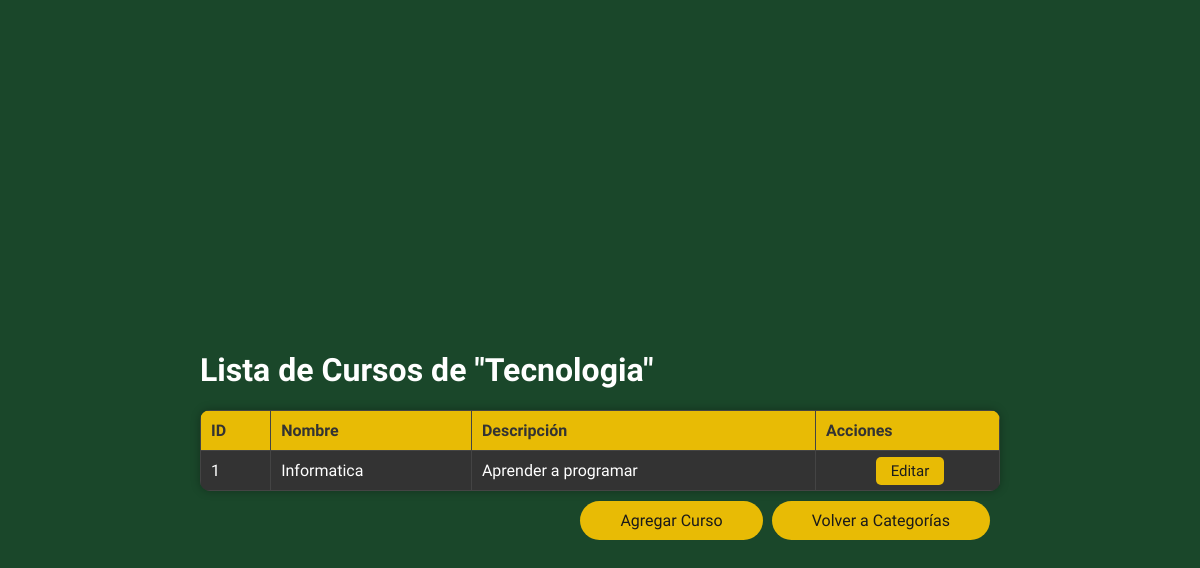
/cursos/1, run on an earlier commit of the app's database.
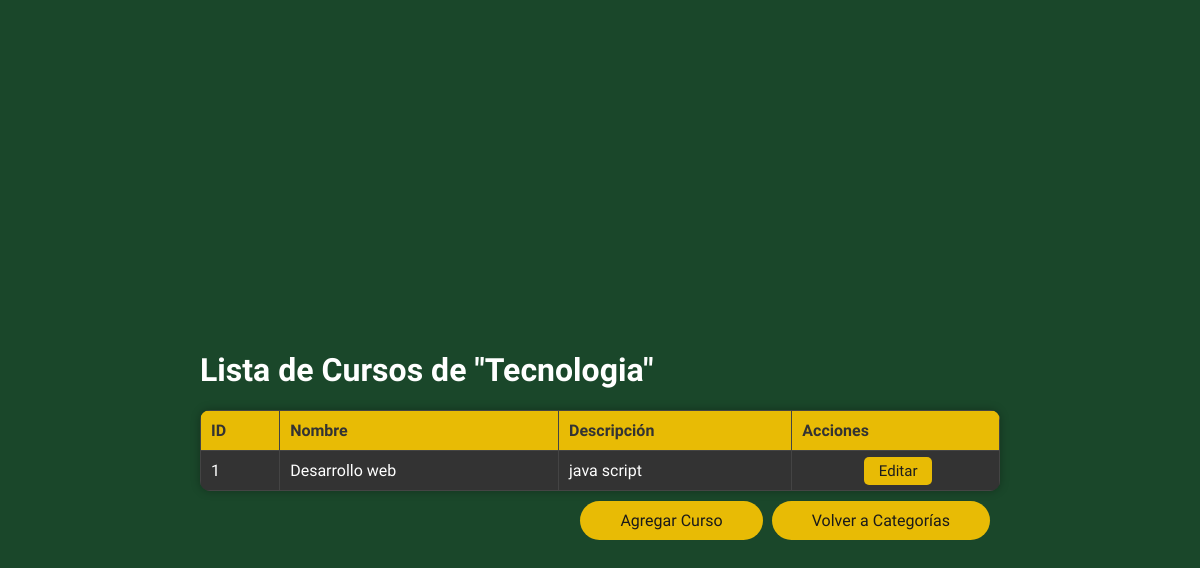
And on a later commit of the database.
### tables this page shows
CREATE TABLE Curso (
    id_curso INTEGER PRIMARY KEY AUTOINCREMENT,
    nombre_curso VARCHAR(200) NOT NULL,
    descripcion TEXT NOT NULL,
    id_categoria INTEGER,
    FOREIGN KEY(id_categoria) REFERENCES Categoria(id_categoria) ON DELETE RESTRICT
);

### app/views_P.py (the view)
@app.route('/cursos/<int:id_categoria>')
def cursos(id_categoria):
    conn = get_db()
    cursor = conn.execute('SELECT nombre FROM Categoria WHERE id_categoria = ?', (id_categoria,))
    categoria = cursor.fetchone()
    cursor = conn.execute('SELECT * FROM Curso WHERE id_categoria = ?', (id_categoria,))
    cursos = cursor.fetchall()
    conn.close()
    if categoria:
        nombre_categoria = categoria['nombre']
    else:
        nombre_categoria = 'Categoría no encontrada'
    return render_template('cursos.html', cursos=cursos, id_categoria=id_categoria, nombre_categoria=nombre_categoria)

### app/views_P.py (called while the page is built)
def get_db():
    db = getattr(g, '_database', None)
    if db is None:
        db = g._database = sqlite3.connect(DATABASE)
        db.row_factory = sqlite3.Row
    return db

@app.teardown_appcontext
def close_connection(exception):
    db = getattr(g, '_database', None)
    if db is not None:
        db.close()

### app/templates/cursos.html (shortened to what this page needs)
<!DOCTYPE html>
<html lang="es">
<head>
    <link rel="stylesheet" href="{{ url_for('static', filename='styles.css') }}">
</head>
<body>
    <div class="categorias-container">
        <h1>Lista de Cursos de "{{ nombre_categoria }}"</h1>
        {% if cursos %}
        <table>
            <tr>
                <th>ID</th>
                <th>Nombre</th>
                <th>Descripción</th>
                <th>Acciones</th>
            </tr>
            {% for curso in cursos %}
            <tr>
                <td>{{ curso.id_curso }}</td>
                <td>{{ curso.nombre_curso }}</td>
                <td>{{ curso.descripcion }}</td>
                <td class="acciones">
                    <a href="{{ url_for('edit_curso', id_curso=curso.id_curso) }}" class="button">Editar</a>
                </td>
            </tr>
            {% endfor %}
        </table>
        {% else %}
        <p>No hay cursos disponibles para esta categoría.</p>
        {% endif %}
        <div class="button-container">
            <a href="{{ url_for('add_curso', id_categoria=id_categoria) }}" class="button button-add">Agregar Curso</a>
            <a href="{{ url_for('categorias') }}" class="button button-back">Volver a Categorías</a>
        </div>
    </div>
</body>
</html>

What changed in the data, as far as the page shows it:
changed Curso id 1: nombre_curso "Informatica" → "Desarrollo web"; descripcion "Aprender a programar" → "java script"
